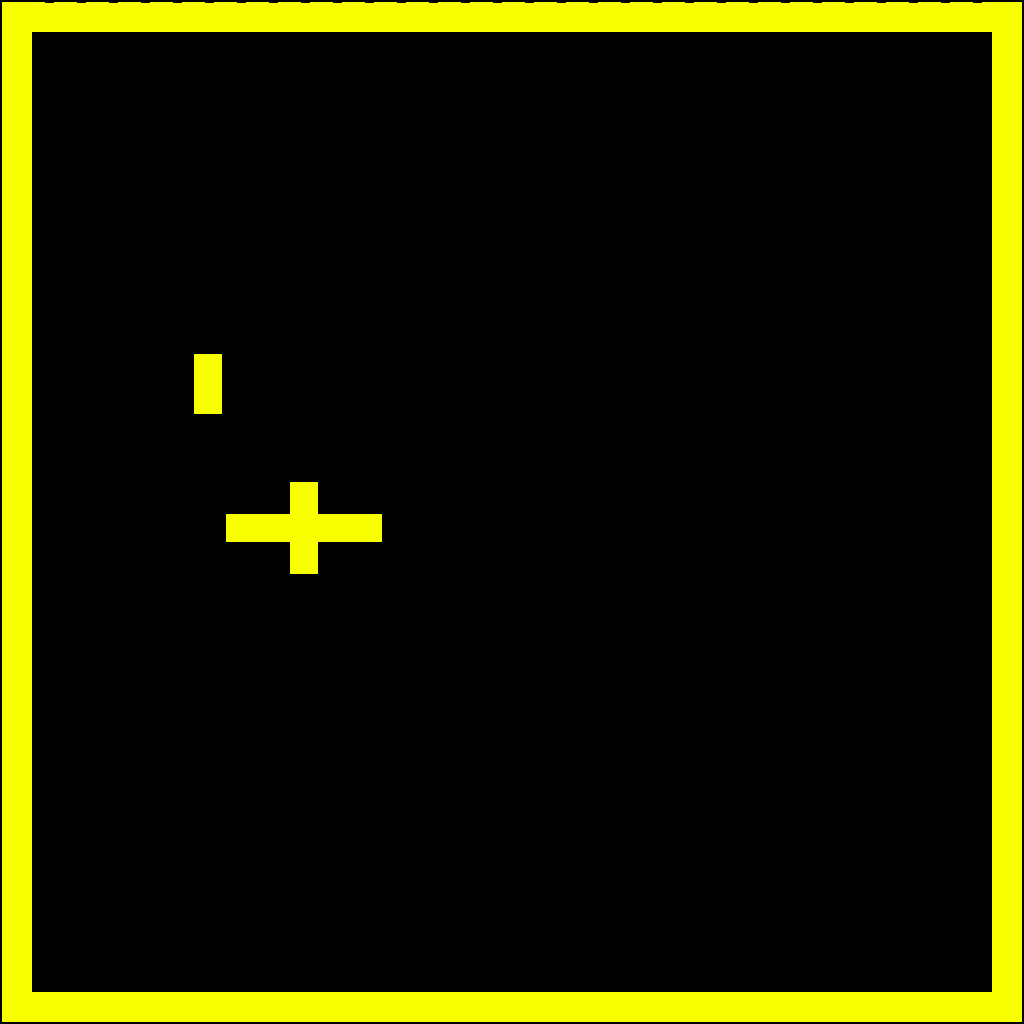

Tiled map render using the project's own tile images. Description and the whole map definition, tile-layer contents included, below:
An orthogonal 32x32 tile map with 32x32 px tiles, 1 tile layer (Calque de Tuiles 1), 2 tilesets.

<map version="1.5" tiledversion="1.7.0" orientation="orthogonal" renderorder="right-down" width="32" height="32" tilewidth="32" tileheight="32" infinite="0" nextlayerid="2" nextobjectid="1">
 <tileset firstgid="1" source="tiles/tileset_2.tsx" />
 <tileset firstgid="46" name="tilesetbut 64" tilewidth="64" tileheight="64" tilecount="45" columns="5">
  <image source="tiles/tilesetbut 64.png" width="320" height="576" />
 </tileset>
 <layer id="1" name="Calque de Tuiles 1" width="32" height="32">
  <data encoding="csv">
22,7,7,7,7,7,7,7,7,7,7,7,7,7,7,7,7,7,7,7,7,7,7,7,7,7,7,7,7,7,7,21,
8,0,0,0,0,0,0,0,0,0,0,0,0,0,0,0,0,0,0,0,0,0,0,0,0,0,0,0,0,0,0,10,
8,0,0,0,0,0,0,0,0,0,0,0,0,0,0,0,0,0,0,0,0,0,0,0,0,0,0,0,0,0,0,10,
8,0,0,0,0,0,0,0,0,0,0,0,0,0,0,0,0,0,0,0,0,0,0,0,0,0,0,0,0,0,0,10,
8,0,0,0,0,0,0,0,0,0,0,0,0,0,0,0,0,0,0,0,0,0,0,0,0,0,0,0,0,0,0,10,
8,0,0,0,0,0,0,0,0,0,0,0,0,0,0,0,0,0,0,0,0,0,0,0,0,0,0,0,0,0,0,10,
8,0,0,0,0,0,0,0,0,0,0,0,0,0,0,0,0,0,0,0,0,0,0,0,0,0,0,0,0,0,0,10,
8,0,0,0,0,0,0,0,0,0,0,0,0,0,0,0,0,0,0,0,0,0,0,0,0,0,0,0,0,0,0,10,
8,0,0,0,0,0,0,0,0,0,0,0,0,0,0,0,0,0,0,0,0,0,0,0,0,0,0,0,0,0,0,10,
8,0,0,0,0,0,0,0,0,0,0,0,0,0,0,0,0,0,0,0,0,0,0,0,0,0,0,0,0,0,0,10,
8,0,0,0,0,0,0,0,0,0,0,0,0,0,0,0,0,0,0,0,0,0,0,0,0,0,0,0,0,0,0,10,
8,0,0,0,0,0,2,0,0,0,0,0,0,0,0,0,0,0,0,0,0,0,0,0,0,0,0,0,0,0,0,10,
8,0,0,0,0,0,4,0,0,0,0,0,0,0,0,0,0,0,0,0,0,0,0,0,0,0,0,0,0,0,0,10,
8,0,0,0,0,0,0,0,0,0,0,0,0,0,0,0,0,0,0,0,0,0,0,0,0,0,0,0,0,0,0,10,
8,0,0,0,0,0,0,0,0,0,0,0,0,0,0,0,0,0,0,0,0,0,0,0,0,0,0,0,0,0,0,10,
8,0,0,0,0,0,0,0,0,2,0,0,0,0,0,0,0,0,0,0,0,0,0,0,0,0,0,0,0,0,0,10,
8,0,0,0,0,0,0,3,29,20,29,5,0,0,0,0,0,0,0,0,0,0,0,0,0,0,0,0,0,0,0,10,
8,0,0,0,0,0,0,0,0,4,0,0,0,0,0,0,0,0,0,0,0,0,0,0,0,0,0,0,0,0,0,10,
8,0,0,0,0,0,0,0,0,0,0,0,0,0,0,0,0,0,0,0,0,0,0,0,0,0,0,0,0,0,0,10,
8,0,0,0,0,0,0,0,0,0,0,0,0,0,0,0,0,0,0,0,0,0,0,0,0,0,0,0,0,0,0,10,
8,0,0,0,0,0,0,0,0,0,0,0,0,0,0,0,0,0,0,0,0,0,0,0,0,0,0,0,0,0,0,10,
8,0,0,0,0,0,0,0,0,0,0,0,0,0,0,0,0,0,0,0,0,0,0,0,0,0,0,0,0,0,0,10,
8,0,0,0,0,0,0,0,0,0,0,0,0,0,0,0,0,0,0,0,0,0,0,0,0,0,0,0,0,0,0,10,
8,0,0,0,0,0,0,0,0,0,0,0,0,0,0,0,0,0,0,0,0,0,0,0,0,0,0,0,0,0,0,10,
8,0,0,0,0,0,0,0,0,0,0,0,0,0,0,0,0,0,0,0,0,0,0,0,0,0,0,0,0,0,0,10,
8,0,0,0,0,0,0,0,0,0,0,0,0,0,0,0,0,0,0,0,0,0,0,0,0,0,0,0,0,0,0,10,
8,0,0,0,0,0,0,0,0,0,0,0,0,0,0,0,0,0,0,0,0,0,0,0,0,0,0,0,0,0,0,10,
8,0,0,0,0,0,0,0,0,0,0,0,0,0,0,0,0,0,0,0,0,0,0,0,0,0,0,0,0,0,0,10,
8,0,0,0,0,0,0,0,0,0,0,0,0,0,0,0,0,0,0,0,0,0,0,0,0,0,0,0,0,0,0,10,
8,0,0,0,0,0,0,0,0,0,0,0,0,0,0,0,0,0,0,0,0,0,0,0,0,0,0,0,0,0,0,10,
8,0,0,0,0,0,0,0,0,0,0,0,0,0,0,0,0,0,0,0,0,0,0,0,0,0,0,0,0,0,0,10,
17,9,9,9,9,9,9,9,9,9,9,9,9,9,9,9,9,9,9,9,9,9,9,9,9,9,9,9,9,9,9,16
</data>
 </layer>
</map>